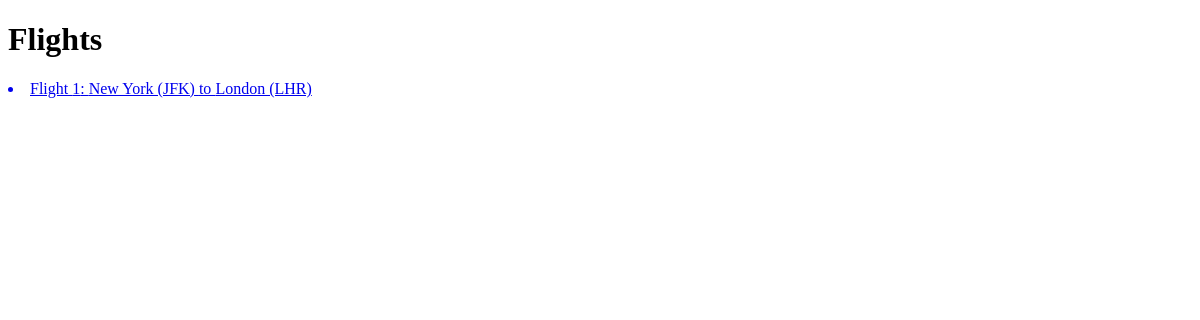
The app's page /flights/, older data.
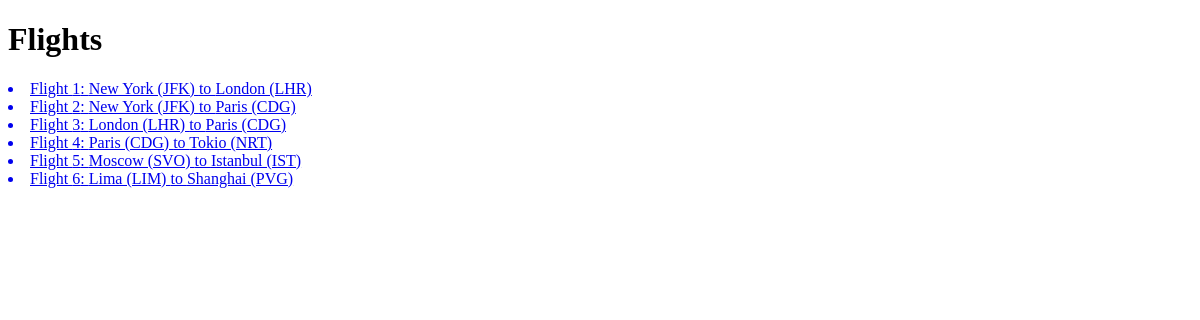
The same page, newer data.
### flights/models.py (models this page shows, shortened)
class Flight(models.Model):
    origin = models.ForeignKey(Airport, on_delete=models.CASCADE, related_name="departures")
    destination = models.ForeignKey(Airport, on_delete=models.CASCADE, related_name="arrivals")
    duration = models.IntegerField()

class Airport(models.Model):
    code = models.CharField(max_length=3)
    city = models.CharField(max_length=64)
    def __str__(self):
        return f" {self.city} ({self.code}) "

### flights/views.py (the view)
# urls.py: path("", views.index, name="index"),
def index(request):
    return render(request, "flights/index.html", {
        "flights": Flight.objects.all()
    })

### flights/templates/flights/index.html
{% extends "flights/layout.html" %}
{% block body %}
    <h1>Flights</h1>
    {% for flight in flights %}
        <a href="{% url 'flight' flight.id %}">
            <li>Flight {{ flight.id }}: {{ flight.origin }} to {{ flight.destination }}</li>
        </a>
    {% endfor %}
{% endblock %}

### flights/templates/flights/layout.html (shortened to what this page needs)
<!DOCTYPE html>
<html lang="en">
<head>
</head>
<body>
    {% block body %}
    {% endblock %}
</body>
</html>

Row changes from the older to the newer data that the page shows:
added Flight: id "2", origin "New York (JFK)", destination "Paris (CDG)"
added Flight: id "3", origin "London (LHR)", destination "Paris (CDG)"
added Flight: id "4", origin "Paris (CDG)", destination "Tokio (NRT)"
added Flight: id "5", origin "Moscow (SVO)", destination "Istanbul (IST)"
added Flight: id "6", origin "Lima (LIM)", destination "Shanghai (PVG)"
